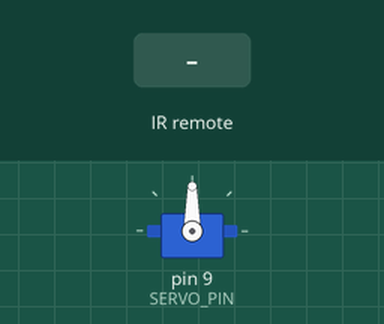
The sketch below on a simulated Arduino Uno, built with avr-gcc and run on an emulated ATmega328P. Parts: servo. The test bench sets the inputs (shaded band).

Above: at 1.2 s.
1.3 s: infrared code 0xB0187E42 received
At 1.6 s:
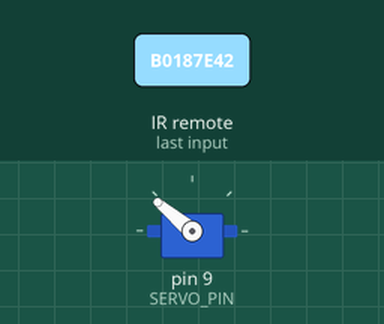
At 3.2 s:
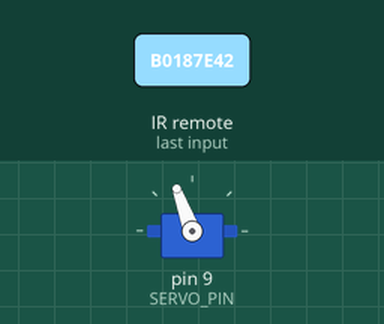
Timing chart, 0 to 4.7 s (numbered marks = the images above; inputs shaded):
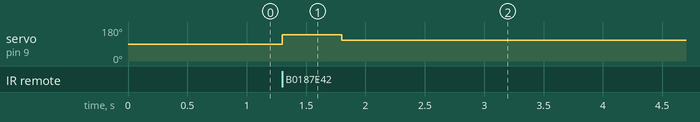

Measured:
- after the input at 1.3 s, servo on pin 9 (SERVO_PIN): 90° → 140° at once, → 110° 0.50 s later

The sketch:

switchbot.ino
```cpp
#include <IRremote.h>
#include <Servo.h>

int RECV_PIN = 2;
int SERVO_PIN = 9;
int servoPosition = 110;
bool servoState = false;

IRrecv irrecv(RECV_PIN);
decode_results results;
Servo servo;

void setup() {
  Serial.begin(9600);
  irrecv.enableIRIn();
  servo.attach(SERVO_PIN);
}

void loop() {
  if (irrecv.decode(&results)) {
    unsigned long value = results.value;

    if (value == 0xB0187E42) {

      if (servoState) {
        servoPosition = 80;
        servoState = false;
      } else {
        servoPosition = 140;
        servoState = true;
      }

      servo.write(servoPosition);
      delay(500);
      servo.write(110);
    }

    irrecv.resume();
  }
}
```
